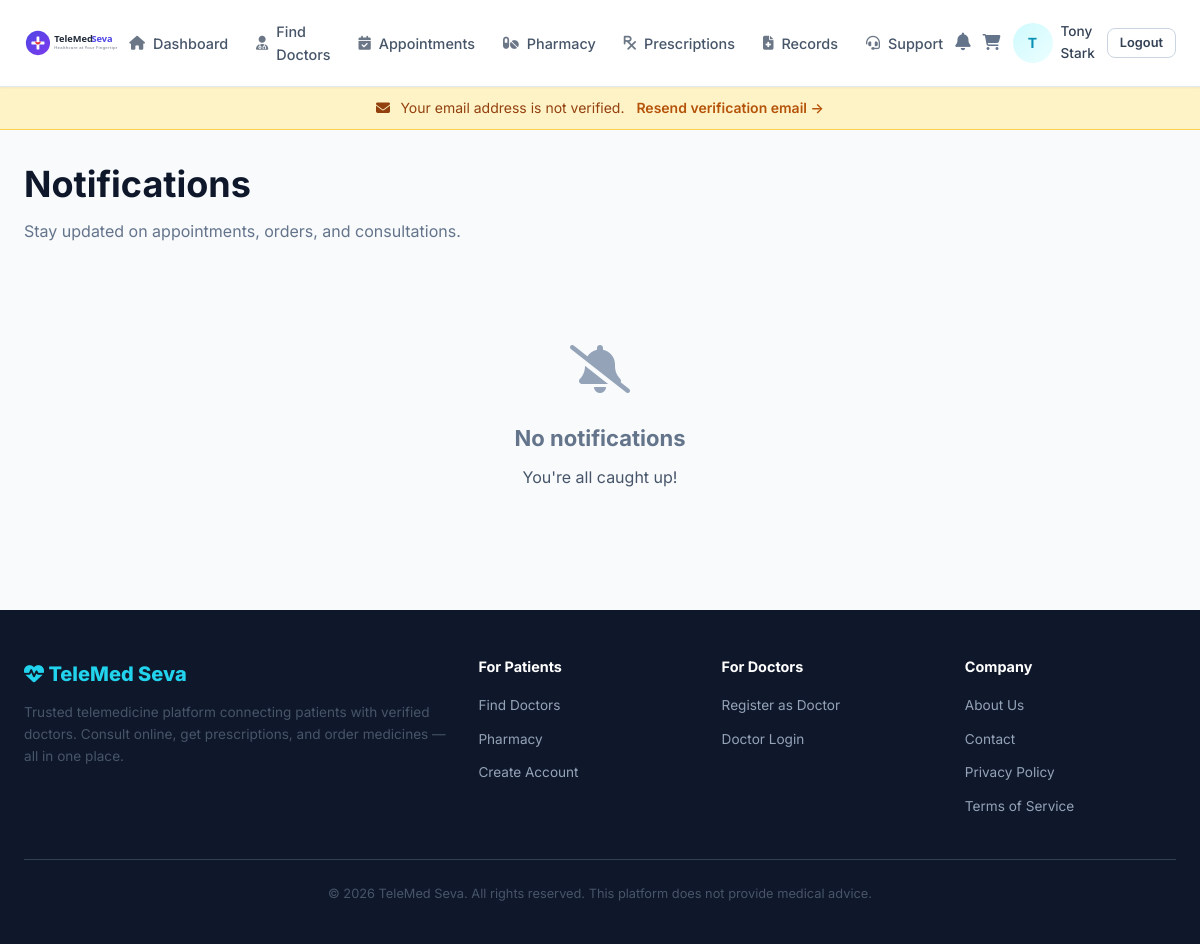
Before: /notifications/ (signed in) with the older database file.
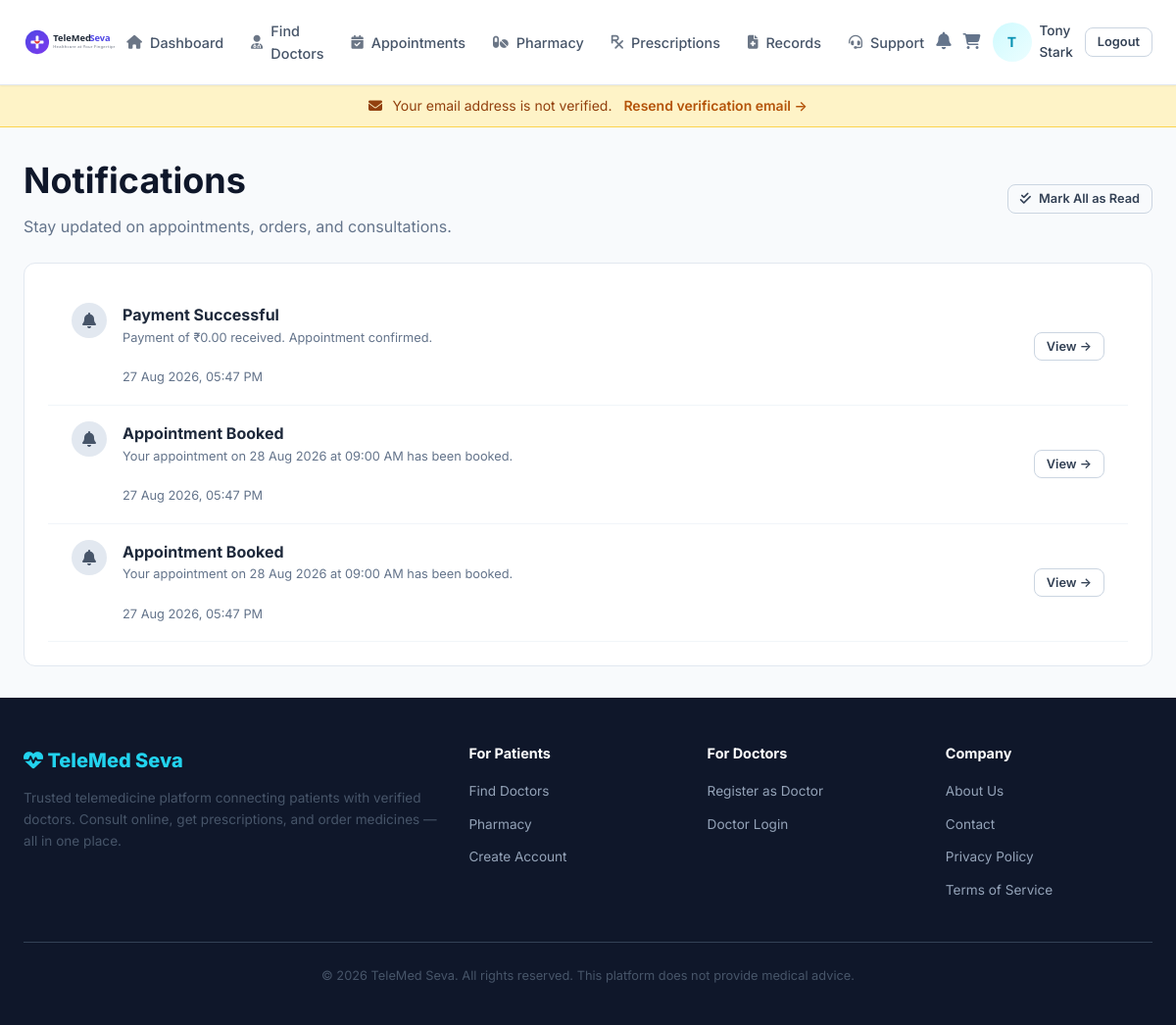
After: the same page with the newer database file.
### app/models/user.py (models this page shows, shortened)
class User(UserMixin, db.Model):
    __tablename__ = 'users'
    id = db.Column(db.Integer, primary_key=True)
    email = db.Column(db.String(255), unique=True, nullable=False, index=True)
    password_hash = db.Column(db.String(256), nullable=False)
    role = db.Column(db.Enum(UserRole), nullable=False, default=UserRole.PATIENT)
    is_active = db.Column(db.Boolean, default=True, nullable=False)
    email_verified = db.Column(db.Boolean, default=False, nullable=False)
    created_at = db.Column(db.DateTime, default=lambda: datetime.now(timezone.utc), nullable=False)
    updated_at = db.Column(
        db.DateTime,
        default=lambda: datetime.now(timezone.utc),
        onupdate=lambda: datetime.now(timezone.utc),
    )
    last_login_at = db.Column(db.DateTime)
    last_login_ip = db.Column(db.String(45))
    patient_profile = db.relationship(
        'PatientProfile', backref='user', uselist=False, cascade='all, delete-orphan'
    )
    doctor_profile = db.relationship(
        'DoctorProfile', backref='user', uselist=False, cascade='all, delete-orphan'
    )
    addresses = db.relationship('Address', backref='user', lazy='dynamic', cascade='all, delete-orphan')
    notifications = db.relationship('Notification', backref='user', lazy='dynamic', cascade='all, delete-orphan')
    @property
    def display_name(self):
        if self.role == UserRole.PATIENT and self.patient_profile:
            return self.patient_profile.full_name
        if self.role == UserRole.DOCTOR and self.doctor_profile:
            return f'Dr. {self.doctor_profile.full_name}'
        return self.email.split('@')[0]
    @property
    def avatar_url(self):
        profile = self.patient_profile or self.doctor_profile
        if profile and profile.avatar:
            return f'/uploads/avatars/{profile.avatar}'
        return None

class PatientProfile(db.Model):
    __tablename__ = 'patient_profiles'
    id = db.Column(db.Integer, primary_key=True)
    user_id = db.Column(db.Integer, db.ForeignKey('users.id', ondelete='CASCADE'), unique=True, nullable=False)
    first_name = db.Column(db.String(100), nullable=False)
    last_name = db.Column(db.String(100), nullable=False)
    phone = db.Column(db.String(20))
    date_of_birth = db.Column(db.Date)
    gender = db.Column(db.Enum(Gender))
    blood_group = db.Column(db.Enum(BloodGroup))
    avatar = db.Column(db.String(255))
    allergies = db.Column(db.Text)
    medical_history = db.Column(db.Text)
    emergency_contact_name = db.Column(db.String(200))
    emergency_contact_phone = db.Column(db.String(20))
    created_at = db.Column(db.DateTime, default=lambda: datetime.now(timezone.utc), nullable=False)
    updated_at = db.Column(
        db.DateTime,
        default=lambda: datetime.now(timezone.utc),
        onupdate=lambda: datetime.now(timezone.utc),
    )
    @property
    def full_name(self):
        return f'{self.first_name} {self.last_name}'

### app/models/notification.py (models this page shows, shortened)
class Notification(db.Model):
    __tablename__ = 'notifications'
    id = db.Column(db.Integer, primary_key=True)
    user_id = db.Column(
        db.Integer, db.ForeignKey('users.id', ondelete='CASCADE'), nullable=False, index=True
    )
    notification_type = db.Column(db.Enum(NotificationType), nullable=False)
    title = db.Column(db.String(200), nullable=False)
    message = db.Column(db.Text, nullable=False)
    link = db.Column(db.String(500), nullable=True)
    is_read = db.Column(db.Boolean, default=False, nullable=False, index=True)
    created_at = db.Column(db.DateTime, default=lambda: datetime.now(timezone.utc), nullable=False)

### app/notifications/routes.py (the view)
@notifications_bp.route('/')
@login_required
def list_notifications():
    notifications = paginate_query(
        Notification.query.filter_by(user_id=current_user.id)
        .order_by(Notification.created_at.desc()),
        per_page=20,
    )
    return render_template(
        'notifications/list.html', title='Notifications', notifications=notifications,
    )

### app/__init__.py (called while the page is built)
def _init_extensions(app):
    db.init_app(app)
    migrate.init_app(app, db)
    login_manager.init_app(app)
    csrf.init_app(app)
    mail.init_app(app)
    if app.config.get('RATELIMIT_ENABLED', True):
        limiter.init_app(app)
    else:
        limiter.enabled = False
        limiter.init_app(app)
    @login_manager.user_loader
    def load_user(user_id):
        from .models.user import User
        return db.session.get(User, int(user_id))

def _register_context_processors(app):
    from datetime import datetime, timezone
    @app.context_processor
    def inject_platform():
        return {
            'platform_name': app.config['PLATFORM_NAME'],
            'currency': app.config['PLATFORM_CURRENCY_SYMBOL'],
            'now': lambda: datetime.now(timezone.utc),
        }
    @app.context_processor
    def inject_notification_count():
        from flask_login import current_user
        if current_user.is_authenticated:
            from .models.notification import Notification
            count = Notification.query.filter_by(
                user_id=current_user.id, is_read=False
            ).count()
            return {'unread_notification_count': count}
        return {'unread_notification_count': 0}

### app/utils/helpers.py (called while the page is built)
def paginate_query(query, page=None, per_page=20, max_per_page=100):
    if page is None:
        page = request.args.get('page', 1, type=int)
    per_page = min(request.args.get('per_page', per_page, type=int), max_per_page)
    return query.paginate(page=page, per_page=per_page, error_out=False)

### app/templates/notifications/list.html (shortened to what this page needs)
{% extends "base.html" %}
{% block content %}
<div class="container">
  <div class="flex-between mb-6">
    <div>
      <h1>Notifications</h1>
      <p class="text-muted mb-0">Stay updated on appointments, orders, and consultations.</p>
    </div>
    {% if notifications.items %}
    <form method="POST" action="{{ url_for('notifications.mark_all_read') }}">
      <button type="submit" class="btn btn-outline btn-sm">
        <i class="fas fa-check-double"></i> Mark All as Read
      </button>
    </form>
    {% endif %}
  </div>
  {% if notifications.items %}
  <div class="card">
    <div class="card-body p-0">
      {% for n in notifications.items %}
      <div style="padding:var(--space-4) var(--space-6); display:flex; justify-content:space-between; align-items:center; background:{{ 'var(--primary-50)' if not n.is_read else 'transparent' }}; border-bottom:1px solid var(--gray-100);">
        <div style="display:flex; gap:var(--space-4); align-items:flex-start;">
          <div style="width:36px; height:36px; border-radius:50%; background:{{ 'var(--primary-100)' if not n.is_read else 'var(--gray-200)' }}; display:flex; align-items:center; justify-content:center; color:{{ 'var(--primary-dark)' if not n.is_read else 'var(--gray-600)' }}; flex-shrink:0;">
            <i class="fas fa-bell"></i>
          </div>
          <div>
            <strong>{{ n.title }}</strong>
            <p class="mb-1 text-sm text-muted">{{ n.message }}</p>
            <span class="text-sm text-muted">{{ n.created_at.strftime('%d %b %Y, %I:%M %p') }}</span>
          </div>
        </div>
        <div>
          {% if not n.is_read %}
          <form method="POST" action="{{ url_for('notifications.mark_read', notif_id=n.id) }}">
            <input type="hidden" name="csrf_token" value="{{ csrf_token() }}">
            <button type="submit" class="btn btn-outline btn-sm">Read</button>
          </form>
          {% elif n.link %}
          <a href="{{ n.link }}" class="btn btn-outline btn-sm">View →</a>
          {% endif %}
        </div>
      </div>
      {% endfor %}
    </div>
  </div>
  {% else %}
  <div class="empty-state">
    <div class="empty-icon"><i class="fas fa-bell-slash"></i></div>
    <h3>No notifications</h3>
    <p>You're all caught up!</p>
  </div>
  {% endif %}
</div>
{% endblock %}

### app/templates/base.html (shortened to what this page needs)
<!DOCTYPE html>
<html lang="en">
<head>
  <link rel="stylesheet" href="https://cdnjs.cloudflare.com/ajax/libs/font-awesome/6.5.1/css/all.min.css">
  <link rel="stylesheet" href="{{ url_for('static', filename='css/style.css') }}">
</head>
<body>
  <nav class="navbar">
    <div class="navbar-inner">
      <a href="{{ url_for('auth.login') if not current_user.is_authenticated else
                 (url_for('patient.dashboard') if current_user.role.value == 'patient' else
                  url_for('doctor.dashboard') if current_user.role.value == 'doctor' else
                  url_for('admin.dashboard')) }}" class="navbar-brand">
        <img src="{{ url_for('static', filename='images/logo.svg') }}" alt="TeleMed Seva" style="height: 40px; margin-right: 0;">
      </a>
      <ul class="navbar-nav">
        {% if current_user.is_authenticated %}
          {% if current_user.role.value == 'patient' %}
            <li><a href="{{ url_for('patient.dashboard') }}" class="{{ 'active' if request.endpoint == 'patient.dashboard' }}"><i class="fas fa-home"></i> Dashboard</a></li>
            <li><a href="{{ url_for('appointments.search_doctors') }}" class="{{ 'active' if 'appointments' in request.endpoint|default('') }}"><i class="fas fa-user-md"></i> Find Doctors</a></li>
            <li><a href="{{ url_for('appointments.my_appointments') }}"><i class="fas fa-calendar-check"></i> Appointments</a></li>
            <li><a href="{{ url_for('pharmacy.catalog') }}" class="{{ 'active' if 'pharmacy' in request.endpoint|default('') }}"><i class="fas fa-pills"></i> Pharmacy</a></li>
            <li><a href="{{ url_for('prescriptions.my_prescriptions') }}"><i class="fas fa-prescription"></i> Prescriptions</a></li>
            <li><a href="{{ url_for('patient.medical_records') }}"><i class="fas fa-file-medical"></i> Records</a></li>
            <li><a href="{{ url_for('patient.support') }}"><i class="fas fa-headset"></i> Support</a></li>
          {% endif %}
        {% endif %}
      </ul>
      <div class="navbar-actions">
        {% if current_user.is_authenticated %}
          <a href="{{ url_for('notifications.list_notifications') }}" class="notification-badge" title="Notifications">
            <i class="fas fa-bell" style="font-size:1.1rem; color:var(--gray-500);"></i>
          </a>
          {% if current_user.role.value == 'patient' %}
            <a href="{{ url_for('pharmacy.cart') }}" title="Cart" style="color:var(--gray-500);">
              <i class="fas fa-shopping-cart"></i>
            </a>
          {% endif %}
          <div style="display:flex; align-items:center; gap:0.5rem;">
            <div class="avatar">
              {% if current_user.avatar_url %}
                <img src="{{ current_user.avatar_url }}" alt="Avatar">
              {% else %}
                {{ current_user.display_name[0] | upper }}
              {% endif %}
            </div>
            <a href="{% if current_user.role.value == 'patient' %}{{ url_for('patient.profile') }}{% elif current_user.role.value == 'doctor' %}{{ url_for('doctor.profile') }}{% else %}{{ url_for('admin.dashboard') }}{% endif %}"
               style="color:var(--gray-700); font-weight:500; font-size:0.85rem;">
              {{ current_user.display_name | truncate(20) }}
            </a>
          </div>
          <a href="{{ url_for('auth.logout') }}" class="btn btn-outline btn-sm">Logout</a>
        {% else %}
          <a href="{{ url_for('auth.login') }}" class="btn btn-outline btn-sm">Log In</a>
          <a href="{{ url_for('auth.register') }}" class="btn btn-primary btn-sm">Sign Up</a>
        {% endif %}
      </div>
    </div>
  </nav>
  {% if current_user.is_authenticated and not current_user.email_verified %}
    <div style="background:#fef3c7;border-bottom:1px solid #fcd34d;padding:0.6rem 1rem;text-align:center;font-size:0.875rem;color:#92400e;">
      <i class="fas fa-envelope" style="margin-right:0.4rem;"></i>
      Your email address is not verified.
      <a href="{{ url_for('auth.resend_verification') }}" style="color:#b45309;font-weight:600;margin-left:0.5rem;">
        Resend verification email &rarr;
      </a>
    </div>
  {% endif %}
  <main class="page-content">
    {% block content %}{% endblock %}
  </main>
  {% block footer %}
  <footer class="footer">
    <div class="container">
      <div class="footer-grid">
        <div>
          <div class="footer-brand"><i class="fas fa-heartbeat"></i> {{ platform_name }}</div>
          <p style="font-size:0.85rem; margin-bottom:var(--space-4);">
            Trusted telemedicine platform connecting patients with verified doctors.
            Consult online, get prescriptions, and order medicines — all in one place.
          </p>
        </div>
        <div>
          <h5>For Patients</h5>
          <ul>
            <li><a href="{{ url_for('appointments.search_doctors') }}">Find Doctors</a></li>
            <li><a href="{{ url_for('pharmacy.catalog') }}">Pharmacy</a></li>
            <li><a href="{{ url_for('auth.register') }}">Create Account</a></li>
          </ul>
        </div>
        <div>
          <h5>For Doctors</h5>
          <ul>
            <li><a href="{{ url_for('auth.register') }}">Register as Doctor</a></li>
            <li><a href="{{ url_for('auth.login') }}">Doctor Login</a></li>
          </ul>
        </div>
        <div>
          <h5>Company</h5>
          <ul>
            <li><a href="#">About Us</a></li>
            <li><a href="#">Contact</a></li>
            <li><a href="#">Privacy Policy</a></li>
            <li><a href="#">Terms of Service</a></li>
          </ul>
        </div>
      </div>
      <div class="footer-bottom">
        <p>&copy; {{ now().year }} {{ platform_name }}. All rights reserved. This platform does not provide medical advice.</p>
      </div>
    </div>
  </footer>
  {% endblock %}
</body>
</html>

Changed rows visible on the page:
added Notification: title "Payment Successful", message "Payment of ₹0.00 received. Appointment confirmed.", created_at "27 Aug 2026, 05:47 PM"
added Notification: title "Appointment Booked", message "Your appointment on 28 Aug 2026 at 09:00 AM has been booked.", created_at "27 Aug 2026, 05:47 PM"
added Notification: title "Appointment Booked", message "Your appointment on 28 Aug 2026 at 09:00 AM has been booked.", created_at "27 Aug 2026, 05:47 PM"
Other visible differences:
text no longer shown: "No notifications You're all caught up!"
text now shown: "Mark All as Read"
